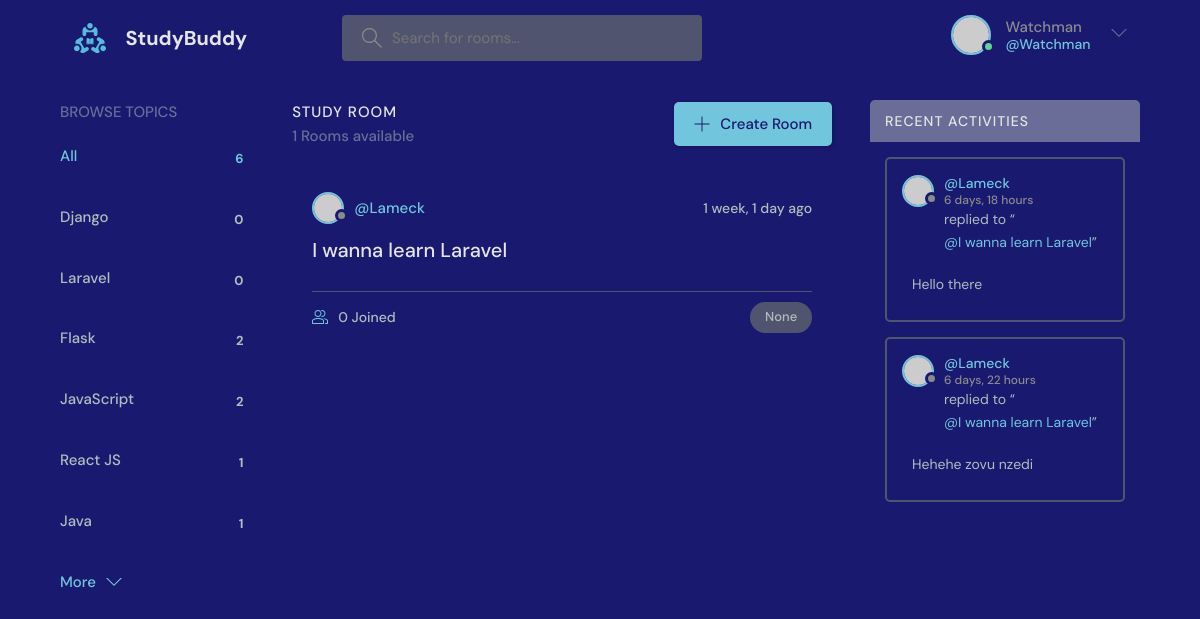
/?q=Laravel (signed in), run on the app's committed database.
### playground/models.py (models this page shows, shortened)
class Topic(models.Model):
    name = models.CharField(max_length=200)

class Room(models.Model):
    host = models.ForeignKey(User, on_delete=models.SET_NULL, null=True)
    topic = models.ForeignKey(Topic, on_delete=models.SET_NULL, null=True)
    name = models.CharField(max_length=200)
    description = models.TextField(null=True, blank=True)
    participants = models.ManyToManyField(User, related_name="participarts", blank=True)
    updated = models.DateTimeField(auto_now=True)
    created = models.DateTimeField(auto_now_add=True)
    class Meta:
        ordering = ["-updated", "-created"]
    def __str__(self):
        return self.name

class Messages(models.Model):
    user = models.ForeignKey(User, on_delete=models.CASCADE)
    room = models.ForeignKey(Room, on_delete=models.CASCADE)
    body = models.TextField()
    updated = models.DateTimeField(auto_now=True)
    created = models.DateTimeField(auto_now_add=True)
    class Meta:
        ordering = ["-updated", "-created"]
    def __str__(self):
        return self.body[0:50]

### playground/views.py (the view)
# urls.py: path("", views.home, name="home"),
def home(request):
    q = request.GET.get("q") if request.GET.get("q") != None else ""
    rooms = Room.objects.filter(
        Q(topic__name__icontains=q)
        | Q(name__icontains=q)
        | Q(description__icontains=q),
    )
    room_count = rooms.count()
    topics = Topic.objects.all()
    room_messages = Messages.objects.filter(Q(room__name__icontains=q))
    context = {
        "rooms": rooms,
        "topics": topics,
        "room_count": room_count,
        "room_messages": room_messages,
    }
    return render(request, "playground/home.html", context)

### playground/templates/playground/home.html (shortened to what this page needs)
 {% extends 'main.html' %}
 {% block content %}
    <main class="layout layout--3">
      <div class="container">
       {% include 'playground/topics_component.html' %}
        <div class="roomList">
          <div class="roomList__header">
            <div>
              <h2>Study Room</h2>
              <p>{{ room_count }} Rooms available</p>
            </div>
            <a class="btn btn--main" href="{% url 'create-room' %}">
              <svg version="1.1" xmlns="http://www.w3.org/2000/svg" width="32" height="32" viewBox="0 0 32 32">
                <title>add</title>
                <path
                  d="M16.943 0.943h-1.885v14.115h-14.115v1.885h14.115v14.115h1.885v-14.115h14.115v-1.885h-14.115v-14.115z"
                ></path>
              </svg>
              Create Room
            </a>
          </div>
          {% include 'playground/feeds_component.html' %}
        </div>
{% include 'playground/activity_component.html' %}
      </div>
    </main>
 {% endblock content %}

### templates/navbar.html (shortened to what this page needs)
{% load static  %}
<header class="header header--loggedIn">
    <div class="container">
      <a href="{% url 'home' %}" class="header__logo">
        <img src="{% static 'images/logo.svg' %}" />
        <h1>StudyBuddy</h1>
      </a>
      <form class="header__search" method="GET" action="{% url 'home' %}">
        <label>
          <input name="q" placeholder="Search for rooms..." />
        </label>
      </form>
      <nav class="header__menu">
{% if request.user.is_authenticated  %}
        <div class="header__user">
          <a href="{% url 'profile' user.id %}">
            <div class="avatar avatar--medium active">
              <img src="https://randomuser.me/api/portraits/men/37.jpg" />
            </div>
            <p>{{ request.user.username }} <span>@{{ request.user.username }}</span></p>
          </a>
          <button class="dropdown-button">
            <svg version="1.1" xmlns="http://www.w3.org/2000/svg" width="32" height="32" viewBox="0 0 32 32">
              <title>chevron-down</title>
              <path d="M16 21l-13-13h-3l16 16 16-16h-3l-13 13z"></path>
            </svg>
          </button>
        </div>
        {% else %}
        <a href="{% url 'login' %}">
          <img src="{% static 'images/avatar.svg' %}" />
          <p>Login</p>
        </a>
        {% endif %}
      </nav>
    </div>
  </header>

### playground/templates/playground/topics_component.html
<div class="topics">
    <div class="topics__header">
      <h2>Browse Topics</h2>
    </div>
    <ul class="topics__list">
      <li>
        <a href="{% url 'home' %}" class="active">All <span>{{ topics.count }}</span></a>
      </li>
{% for topic in topics %}
      <li>
        <a href="{% url 'home' %}?q={{ topic.name }}"> {{ topic.name }} <span>{{ topic.room_set.all.count }}</span></a>
      </li>
{% endfor %}
    </ul>
    <a class="btn btn--link" href="topics.html">
      More
      <svg version="1.1" xmlns="http://www.w3.org/2000/svg" width="32" height="32" viewBox="0 0 32 32">
        <title>chevron-down</title>
        <path d="M16 21l-13-13h-3l16 16 16-16h-3l-13 13z"></path>
      </svg>
    </a>
  </div>

### playground/templates/playground/feeds_component.html (shortened to what this page needs)
{% for room in rooms %}
<div class="roomListRoom">
   <div class="roomListRoom__header">
     <a href=" {% url 'profile' room.host.id %}" class="roomListRoom__author">
       <div class="avatar avatar--small">
         <img src="https://randomuser.me/api/portraits/women/11.jpg" />
       </div>
       <span>@{{ room.host.username }}</span>
     </a>
     <div class="roomListRoom__actions">
       <span>{{ room.created|timesince }} ago</span>
     </div>
   </div>
   <div class="roomListRoom__content">
     <a href="{% url 'room' room.id %}">{{ room.name }}</a>
   </div>
   <div class="roomListRoom__meta">
     <a href="{% url 'room' room.id %}" class="roomListRoom__joined">
       {{ room.participants.count }} Joined
     </a>
     <p class="roomListRoom__topic">{{ room.topic }}</p>
   </div>
 </div>
 {% endfor %}

### playground/templates/playground/activity_component.html (shortened to what this page needs)
<div class="activities">
    <div class="activities__header">
      <h2>Recent Activities</h2>
    </div>
    {% for message in room_messages %}
      <div class="activities__box">
        <div class="activities__boxHeader roomListRoom__header">
          {% if message.user and message.user.id %}
            <a href="{% url 'profile' message.user.id %}" class="roomListRoom__author">
              <div class="avatar avatar--small">
                <img src="https://randomuser.me/api/portraits/women/11.jpg" />
              </div>
              <p>
                @{{ message.user }}
                <span>{{ message.created|timesince }}</span>
              </p>
            </a>
          {% else %}
            <p>Anonymous User</p>
          {% endif %}
        </div>
        <div class="activities__boxContent">
          <p>replied to “<a href="{% url 'room' message.room.id %}">@{{ message.room }}</a>”</p>
          <div class="activities__boxRoomContent">
            {{ message }}
          </div>
        </div>
      </div>
    {% endfor %}
  </div>

### data on the page
Topic: name "Django", room_set.all.count "0"
Topic: name "Laravel", room_set.all.count "0"
Topic: name "Flask", room_set.all.count "2"
Topic: name "JavaScript", room_set.all.count "2"
Topic: name "React JS", room_set.all.count "1"
Topic: name "Java", room_set.all.count "1"
Room: host.username "Lameck", created "1 week, 1 day", name "I wanna learn Laravel", participants.count "0", topic "None"
Messages: user "Lameck", created "6 days, 18 hours", room "I wanna learn Laravel", body "Hello there"
Messages: user "Lameck", created "6 days, 22 hours", room "I wanna learn Laravel", body "Hehehe zovu nzedi"

### other printed values
{{ request.user.username }} "Watchman"
{{ topics.count }} "6"
{{ room_count }} "1"
